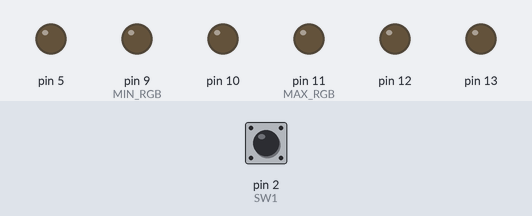
A sketch run on a simulated Arduino Uno, built with avr-gcc and run on an emulated ATmega328P. Shown: output pins drawn as LEDs (lit = HIGH). Inputs (shaded band) come from the test bench; at power-on: pin 2 (SW1) LOW.

Above: at 0.2 s.
At 1.2 s:
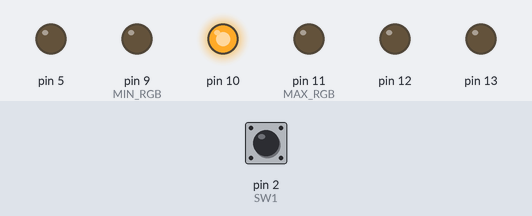
At 1.7 s:
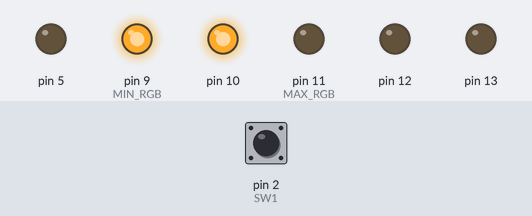
At 2.2 s:
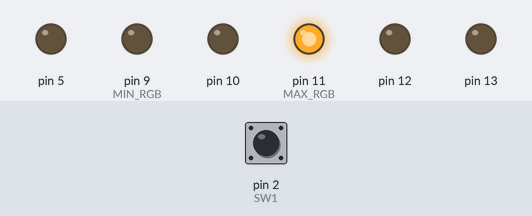
At 3.2 s:
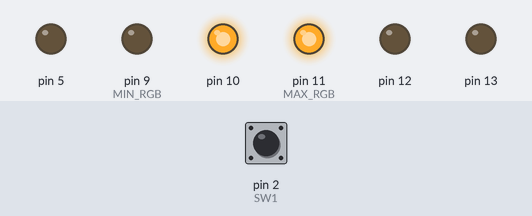
At 4.7 s:
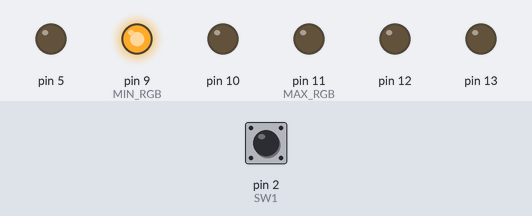
Timing chart, 0 to 5.2 s (numbered marks = the images above):
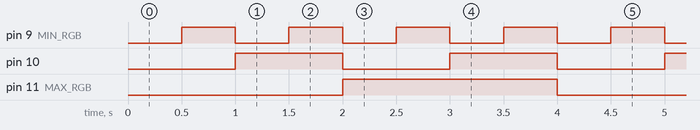

The sketch:

GettingStarted_Example3.ino
```cpp
const int MIN_RGB = 9;
const int MAX_RGB = 11;
const int RED_LED = 12;
const int BLUE_LED = 13;

const int SW1 = 2;     // the number of the pushbutton pin
const int SW2 = 3;     // the number of the pushbutton pin
// const int can be an alternative to #define
// HERE WE HAVE THE FIRST FUNCTION DEFINED BY US
void RGB_Numbers(int j)
{
  switch (j)
    {
      case(0):
        digitalWrite(MIN_RGB, LOW);
        digitalWrite(MIN_RGB+1, LOW);
        digitalWrite(MAX_RGB, LOW);
        break;
      case(1):
        digitalWrite(MIN_RGB, HIGH);
        digitalWrite(MIN_RGB+1, LOW);
        digitalWrite(MAX_RGB, LOW);
        break;
      case(2):
        digitalWrite(MIN_RGB, LOW);
        digitalWrite(MIN_RGB+1, HIGH);
        digitalWrite(MAX_RGB, LOW);
        break;
      case(3):
        digitalWrite(MIN_RGB, HIGH);
        digitalWrite(MIN_RGB+1, HIGH);
        digitalWrite(MAX_RGB, LOW);
        break;
      case(4):
        digitalWrite(MIN_RGB, LOW);
        digitalWrite(MIN_RGB+1, LOW);
        digitalWrite(MAX_RGB, HIGH);
        break;
      case(5):
        digitalWrite(MIN_RGB, HIGH);
        digitalWrite(MIN_RGB+1, LOW);
        digitalWrite(MAX_RGB, HIGH);
        break;
      case(6):
        digitalWrite(MIN_RGB, LOW);
        digitalWrite(MIN_RGB+1, HIGH);
        digitalWrite(MAX_RGB, HIGH);
        break;
      case(7):
        digitalWrite(MIN_RGB, HIGH);
        digitalWrite(MIN_RGB+1, HIGH);
        digitalWrite(MAX_RGB, HIGH);
        break;
      default:
        digitalWrite(MIN_RGB, LOW);
        digitalWrite(MIN_RGB+1, LOW);
        digitalWrite(MAX_RGB, LOW);
        break;
    }
}

void setup() {
  // put your setup code here, to run once:

  int i;
  for (i = MIN_RGB; i <= BLUE_LED; i++)
    pinMode(i, OUTPUT);

  pinMode(SW1, INPUT);
  pinMode(SW2, INPUT);

  pinMode(5, OUTPUT);
}

void loop() {
  // put your main code here, to run repeatedly:

  int i, delay_time = 500;

  int buttonState2 = 0;         // variable for reading the pushbutton status

  buttonState2 = digitalRead(SW1);

  if (buttonState2 == 1)
    for (i = 0; i <= ((MAX_RGB-MIN_RGB) + 1); i++)
    {
      if (i != 0)
        digitalWrite(MIN_RGB + i - 1, LOW);
      if (i != (2 + 1))
        digitalWrite(i + MIN_RGB, HIGH);
      delay(delay_time);
    }
  else
    for (i = 0; i <= 7; i++)
    {
      RGB_Numbers(i);
      delay(delay_time);
    }
}
```

Measured:
- by itself, pin 9 (MIN_RGB): alternates HIGH for 0.50 s and LOW for 0.50 s
- by itself, pin 10: alternates HIGH for 1.0 s and LOW for 1.0 s
- by itself, pin 11 (MAX_RGB): alternates HIGH for 2.0 s and LOW for 2.0 s
